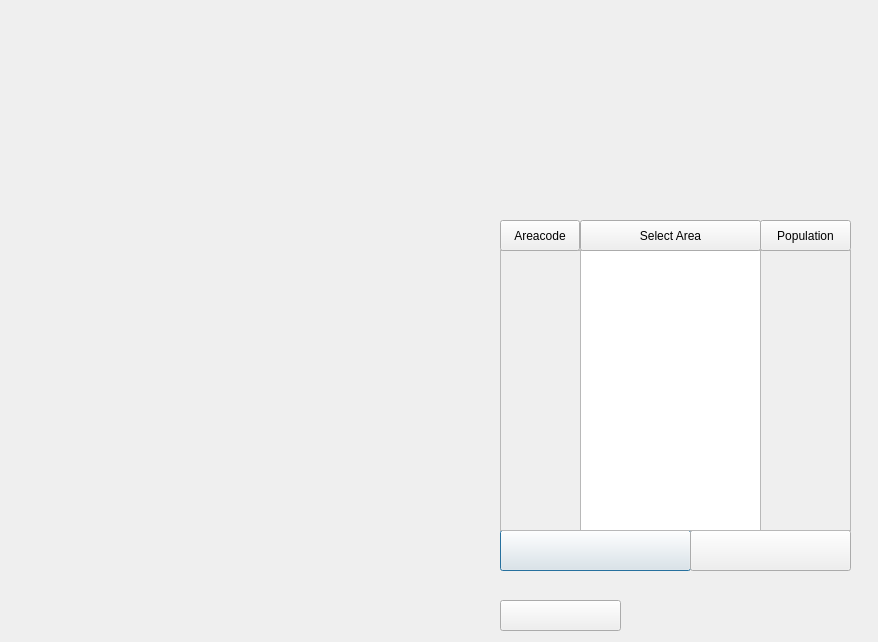
<?xml version="1.0" encoding="UTF-8"?>
<ui version="4.0">
 <class>manage_area</class>
 <widget class="QDialog" name="manage_area">
  <property name="geometry">
   <rect>
    <x>0</x>
    <y>0</y>
    <width>878</width>
    <height>642</height>
   </rect>
  </property>
  <property name="windowTitle">
   <string>Dialog</string>
  </property>
  <widget class="QPushButton" name="insert_area">
   <property name="geometry">
    <rect>
     <x>500</x>
     <y>530</y>
     <width>191</width>
     <height>41</height>
    </rect>
   </property>
   <property name="text">
    <string/>
   </property>
   <property name="icon">
    <iconset resource="src/files.qrc">
     <normaloff>:/button_add-area.png</normaloff>:/button_add-area.png</iconset>
   </property>
   <property name="iconSize">
    <size>
     <width>191</width>
     <height>81</height>
    </size>
   </property>
  </widget>
  <widget class="QPushButton" name="delete_area">
   <property name="geometry">
    <rect>
     <x>690</x>
     <y>530</y>
     <width>161</width>
     <height>41</height>
    </rect>
   </property>
   <property name="text">
    <string/>
   </property>
   <property name="icon">
    <iconset resource="src/files.qrc">
     <normaloff>:/button_remove_area.png</normaloff>:/button_remove_area.png</iconset>
   </property>
   <property name="iconSize">
    <size>
     <width>191</width>
     <height>41</height>
    </size>
   </property>
  </widget>
  <widget class="QListWidget" name="area_list">
   <property name="geometry">
    <rect>
     <x>580</x>
     <y>250</y>
     <width>181</width>
     <height>281</height>
    </rect>
   </property>
   <property name="styleSheet">
    <string notr="true">font: 75 12pt &quot;Century Schoolbook L&quot;;</string>
   </property>
  </widget>
  <widget class="QPushButton" name="back">
   <property name="geometry">
    <rect>
     <x>500</x>
     <y>600</y>
     <width>121</width>
     <height>31</height>
    </rect>
   </property>
   <property name="text">
    <string/>
   </property>
   <property name="icon">
    <iconset resource="src/files.qrc">
     <normaloff>:/back-button.png</normaloff>:/back-button.png</iconset>
   </property>
   <property name="iconSize">
    <size>
     <width>120</width>
     <height>150</height>
    </size>
   </property>
  </widget>
  <widget class="QListWidget" name="areacode">
   <property name="enabled">
    <bool>false</bool>
   </property>
   <property name="geometry">
    <rect>
     <x>500</x>
     <y>250</y>
     <width>81</width>
     <height>281</height>
    </rect>
   </property>
   <property name="styleSheet">
    <string notr="true">font: 75 12pt &quot;Century Schoolbook L&quot;;</string>
   </property>
   <property name="sortingEnabled">
    <bool>false</bool>
   </property>
  </widget>
  <widget class="QListWidget" name="population">
   <property name="enabled">
    <bool>false</bool>
   </property>
   <property name="geometry">
    <rect>
     <x>760</x>
     <y>250</y>
     <width>91</width>
     <height>281</height>
    </rect>
   </property>
   <property name="styleSheet">
    <string notr="true">font: 75 12pt &quot;Century Schoolbook L&quot;;</string>
   </property>
  </widget>
  <widget class="QPushButton" name="pushButton">
   <property name="geometry">
    <rect>
     <x>500</x>
     <y>220</y>
     <width>80</width>
     <height>31</height>
    </rect>
   </property>
   <property name="palette">
    <palette>
     <active/>
     <inactive/>
     <disabled/>
    </palette>
   </property>
   <property name="styleSheet">
    <string notr="true">font: 75 12pt &quot;Century Schoolbook L&quot;;</string>
   </property>
   <property name="text">
    <string>Areacode</string>
   </property>
  </widget>
  <widget class="QPushButton" name="pushButton_2">
   <property name="geometry">
    <rect>
     <x>580</x>
     <y>220</y>
     <width>181</width>
     <height>31</height>
    </rect>
   </property>
   <property name="palette">
    <palette>
     <active/>
     <inactive/>
     <disabled/>
    </palette>
   </property>
   <property name="styleSheet">
    <string notr="true">font: 75 12pt &quot;Century Schoolbook L&quot;;</string>
   </property>
   <property name="text">
    <string>Select Area</string>
   </property>
  </widget>
  <widget class="QPushButton" name="pushButton_3">
   <property name="geometry">
    <rect>
     <x>760</x>
     <y>220</y>
     <width>91</width>
     <height>31</height>
    </rect>
   </property>
   <property name="palette">
    <palette>
     <active/>
     <inactive/>
     <disabled/>
    </palette>
   </property>
   <property name="styleSheet">
    <string notr="true">font: 75 12pt &quot;Century Schoolbook L&quot;;</string>
   </property>
   <property name="text">
    <string>Population</string>
   </property>
  </widget>
  <widget class="QLabel" name="label">
   <property name="geometry">
    <rect>
     <x>50</x>
     <y>260</y>
     <width>291</width>
     <height>271</height>
    </rect>
   </property>
   <property name="text">
    <string/>
   </property>
   <property name="pixmap">
    <pixmap resource="src/files.qrc">:/election_2016_1.jpg</pixmap>
   </property>
   <property name="scaledContents">
    <bool>true</bool>
   </property>
   <property name="wordWrap">
    <bool>false</bool>
   </property>
  </widget>
 </widget>
 <resources>
  <include location="src/files.qrc"/>
 </resources>
 <connections/>
</ui>
